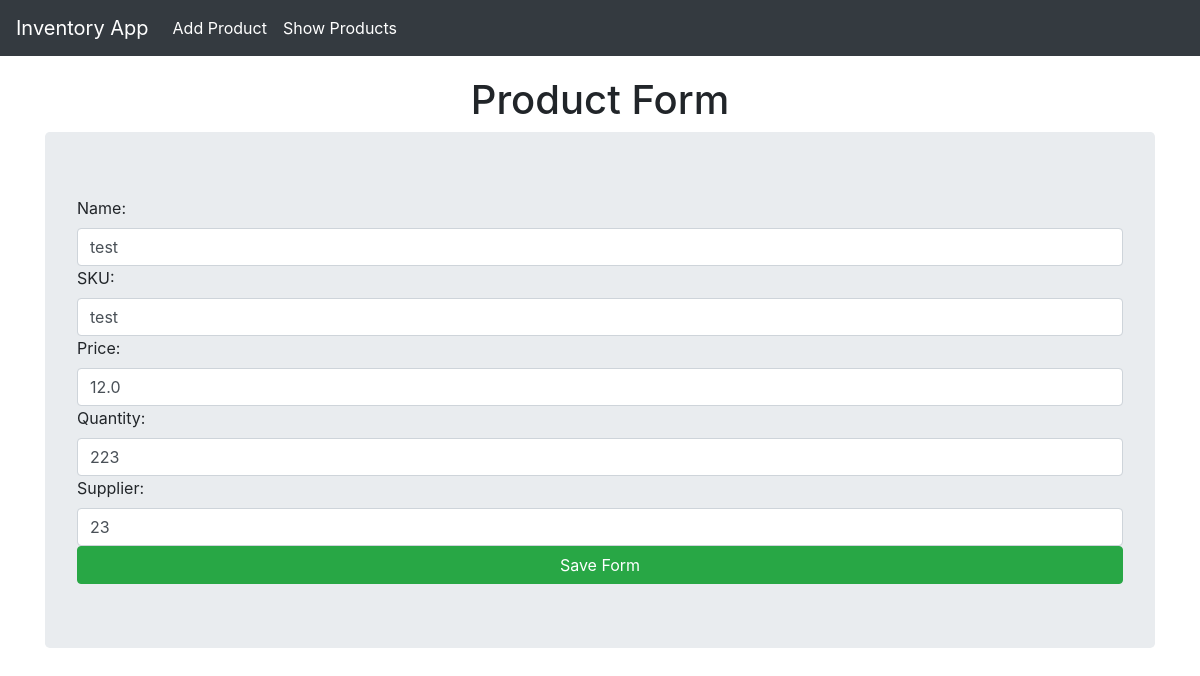
The app's page /update/2/ with its own data.
### invApp/models.py (models this page shows, shortened)
class Product (models.Model):
    product_id = models.AutoField(primary_key=True)
    name = models.CharField(max_length=100)
    sku = models.CharField(max_length=50, unique= True)
    price = models.FloatField()
    quantity = models.IntegerField()
    supplier = models.CharField(max_length=100)

### invApp/views.py (the view)
# urls.py: path('update/<int:product_id>/', views.product_update_view, name = 'product_update'),
def product_update_view(request, product_id):
    product = Product.objects.get(product_id=product_id)
    form = ProductForm(instance=product)
    if request.method == 'POST':
        form = ProductForm(request.POST, instance=product)
        if form.is_valid():
            form.save()
            return redirect('product_list')
    return render(request, 'invApp/product_form.html', {'form': form})

### invApp/forms.py
class ProductForm(forms.ModelForm):
    class Meta:
        model = Product
        fields = '__all__'
        labels = {
            'product_id': 'PRODUCT ID',
            'name': 'Name',
            'sku': 'SKU',
            'price': 'Price',
            'quantity': 'Quantity',
            'supplier': 'Supplier',
        }
        widgets = {
            'product_id': forms.NumberInput(attrs={'placeholder': 'e.g 1', 'class': 'form-control'}),
            'name': forms.TextInput(attrs={'placeholder': 'e.g shirt', 'class': 'form-control'}),
            'sku': forms.TextInput(attrs={'placeholder': 'e.g S12345', 'class': 'form-control'}),
            'price': forms.NumberInput(attrs={'placeholder': 'e.g 19.99', 'class': 'form-control'}),
            'quantity': forms.NumberInput(attrs={'placeholder': 'e.g 10', 'class': 'form-control'}),
            'supplier': forms.TextInput(attrs={'placeholder': 'e.g ABC Corp', 'class': 'form-control'}),
        }

### invApp/templates/invApp/product_form.html (shortened to what this page needs)
{% extends "invApp/layout.html" %}
{% block content %}
<h1 class="text-center">Product Form</h1>
<form method="POST" class="jumbotron">
     {{form}}
     <button type="submit" class="btn btn-success btn-block">Save Form</button>
</form>
{% endblock %}

### invApp/templates/invApp/layout.html (style rules this page uses)
body { padding-top:56px; }

### records on screen
Product: name "test", sku "test", price "12.0", quantity "223", supplier "23"
